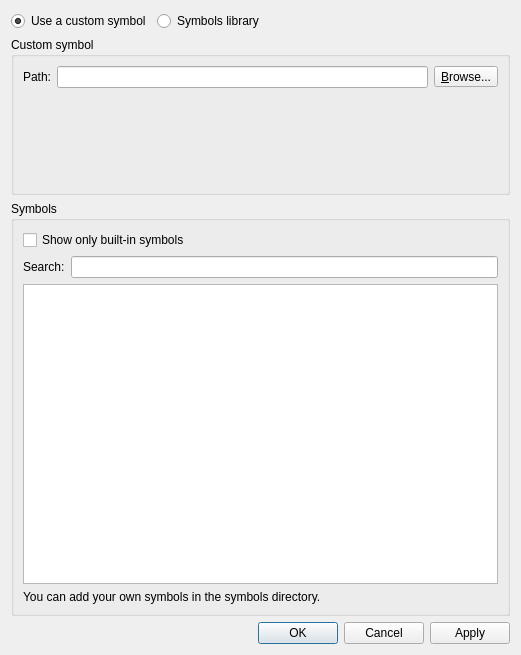
<?xml version="1.0" encoding="UTF-8"?>
<ui version="4.0">
 <class>SymbolSelectionDialog</class>
 <widget class="QDialog" name="SymbolSelectionDialog">
  <property name="geometry">
   <rect>
    <x>0</x>
    <y>0</y>
    <width>521</width>
    <height>655</height>
   </rect>
  </property>
  <property name="windowTitle">
   <string>Symbol selection</string>
  </property>
  <property name="styleSheet">
   <string notr="true">QWidget {
    background-color: #323232;
    color: #BAF73C;
}

QToolBar {
    border:0px;
}

QGraphicsView, QTextEdit, QPlainTextEdit, QTreeWidget, QListWidget, QLineEdit, QSpinBox, QComboBox {
    background-color: #282828;
}

QLabel, QMenu, QStatusBar {
  color: #BAF73C;
}

QMenuBar::item {
    background-color: #323232;
}

QMenu::item:selected {
    color: #f2f2f2;
    background-color: #383838;
}

QToolButton:hover {
    background-color: #383838;
}

QGroupBox {
    color: #BAF73C;
    font: bold 12px;
    padding: 15px;
    border-style: none;
}

QAbstractScrollArea::corner {
    background: #323232;
}

QScrollBar::add-page:horizontal, QScrollBar::sub-page:horizontal, QScrollBar::add-page:vertical, QScrollBar::sub-page:vertical {
  background: none;
}

QComboBox {
    selection-color: #f2f2f2;
    selection-background-color: #323232;
}

QComboBox QAbstractItemView {
    background-color: #282828;
}

QDockWidget, QMenuBar, QPushButton, QToolButton, QTabWidget, QHeaderView::section {
    color: #BAF73C;
    font: bold 11px;
}

QTabBar {
    color: #BAF73C;
}

QRadioButton, QCheckBox {
  color: #BAF73C;
}

QRadioButton::disabled, QCheckBox::disabled {
  color: gray;
}
# bg-color=#282828
# fg-color=#BAF73C
# tool-bar=#323232
# selection-bg=#383838 
# selection-fg=#f2f2f2 </string>
  </property>
  <property name="modal">
   <bool>true</bool>
  </property>
  <layout class="QVBoxLayout" name="verticalLayout_2">
   <item>
    <layout class="QHBoxLayout" name="horizontalLayout_2">
     <item>
      <widget class="QRadioButton" name="uiCustomSymbolRadioButton">
       <property name="text">
        <string>Use a custom symbol</string>
       </property>
       <property name="checked">
        <bool>true</bool>
       </property>
      </widget>
     </item>
     <item>
      <widget class="QRadioButton" name="uiBuiltInSymbolRadioButton">
       <property name="text">
        <string>Symbols library</string>
       </property>
      </widget>
     </item>
     <item>
      <spacer name="horizontalSpacer_2">
       <property name="orientation">
        <enum>Qt::Horizontal</enum>
       </property>
       <property name="sizeHint" stdset="0">
        <size>
         <width>40</width>
         <height>20</height>
        </size>
       </property>
      </spacer>
     </item>
    </layout>
   </item>
   <item>
    <widget class="QGroupBox" name="uiCustomSymbolGroupBox">
     <property name="title">
      <string>Custom symbol</string>
     </property>
     <layout class="QGridLayout" name="gridLayout">
      <item row="0" column="0">
       <widget class="QLabel" name="uiSymbolLabel">
        <property name="text">
         <string>Path:</string>
        </property>
       </widget>
      </item>
      <item row="0" column="1">
       <layout class="QHBoxLayout" name="horizontalLayout_7">
        <item>
         <widget class="QLineEdit" name="uiSymbolLineEdit"/>
        </item>
        <item>
         <widget class="QToolButton" name="uiSymbolToolButton">
          <property name="text">
           <string>&amp;Browse...</string>
          </property>
          <property name="toolButtonStyle">
           <enum>Qt::ToolButtonTextOnly</enum>
          </property>
         </widget>
        </item>
       </layout>
      </item>
      <item row="1" column="1">
       <spacer name="verticalSpacer">
        <property name="orientation">
         <enum>Qt::Vertical</enum>
        </property>
        <property name="sizeHint" stdset="0">
         <size>
          <width>20</width>
          <height>40</height>
         </size>
        </property>
       </spacer>
      </item>
     </layout>
    </widget>
   </item>
   <item>
    <widget class="QGroupBox" name="uiBuiltInGroupBox">
     <property name="title">
      <string>Symbols</string>
     </property>
     <layout class="QVBoxLayout" name="verticalLayout">
      <item>
       <widget class="QCheckBox" name="uiBuiltinSymbolOnlyCheckBox">
        <property name="text">
         <string>Show only built-in symbols</string>
        </property>
       </widget>
      </item>
      <item>
       <layout class="QHBoxLayout" name="horizontalLayout_3">
        <item>
         <widget class="QLabel" name="uiSearchLabel">
          <property name="text">
           <string>Search:</string>
          </property>
         </widget>
        </item>
        <item>
         <widget class="QLineEdit" name="uiSearchLineEdit"/>
        </item>
       </layout>
      </item>
      <item>
       <widget class="QListWidget" name="uiSymbolListWidget">
        <property name="minimumSize">
         <size>
          <width>0</width>
          <height>300</height>
         </size>
        </property>
       </widget>
      </item>
      <item>
       <widget class="QLabel" name="label">
        <property name="text">
         <string>You can add your own symbols in the symbols directory.</string>
        </property>
       </widget>
      </item>
     </layout>
    </widget>
   </item>
   <item>
    <layout class="QHBoxLayout" name="horizontalLayout">
     <item>
      <spacer name="horizontalSpacer">
       <property name="orientation">
        <enum>Qt::Horizontal</enum>
       </property>
       <property name="sizeHint" stdset="0">
        <size>
         <width>40</width>
         <height>20</height>
        </size>
       </property>
      </spacer>
     </item>
     <item>
      <widget class="QDialogButtonBox" name="uiButtonBox">
       <property name="orientation">
        <enum>Qt::Horizontal</enum>
       </property>
       <property name="standardButtons">
        <set>QDialogButtonBox::Apply|QDialogButtonBox::Cancel|QDialogButtonBox::Ok</set>
       </property>
      </widget>
     </item>
    </layout>
   </item>
  </layout>
  <zorder>uiBuiltInGroupBox</zorder>
  <zorder>uiCustomSymbolGroupBox</zorder>
 </widget>
 <resources>
  <include location="../../resources/resources.qrc"/>
 </resources>
 <connections>
  <connection>
   <sender>uiButtonBox</sender>
   <signal>accepted()</signal>
   <receiver>SymbolSelectionDialog</receiver>
   <slot>accept()</slot>
   <hints>
    <hint type="sourcelabel">
     <x>248</x>
     <y>254</y>
    </hint>
    <hint type="destinationlabel">
     <x>157</x>
     <y>274</y>
    </hint>
   </hints>
  </connection>
  <connection>
   <sender>uiButtonBox</sender>
   <signal>rejected()</signal>
   <receiver>SymbolSelectionDialog</receiver>
   <slot>reject()</slot>
   <hints>
    <hint type="sourcelabel">
     <x>316</x>
     <y>260</y>
    </hint>
    <hint type="destinationlabel">
     <x>286</x>
     <y>274</y>
    </hint>
   </hints>
  </connection>
 </connections>
</ui>
